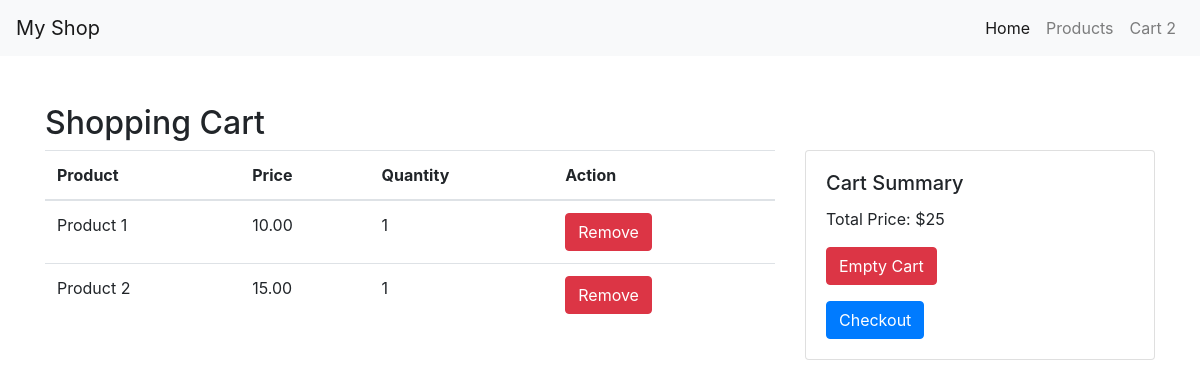
The app's page /cart.php with its own data.
### tables this page shows
CREATE TABLE `cart` (
  `id` int NOT NULL,
  `product_id` int NOT NULL,
  `quantity` int NOT NULL DEFAULT '1'
);

CREATE TABLE `products` (
  `id` int NOT NULL,
  `title` varchar(255) NOT NULL,
  `description` text NOT NULL,
  `price` decimal(10,2) NOT NULL,
  `image` varchar(255) NOT NULL,
  `quantity` int NOT NULL DEFAULT '1'
);

### cart.php (the view, shortened to what this page needs)
<?php
$pdo = ConnectDB();
$quertCart = "SELECT cart.product_id as cart_id, products.title, products.price FROM cart JOIN products ON cart.product_id=products.id";
$stmtCart = $pdo->query($quertCart);
$cartProducts = $stmtCart->fetchAll();
$totalPrice = 0;
foreach($cartProducts as $cartProduct){
  $totalPrice += $cartProduct['price'];
}
?>
<!DOCTYPE html>
<html lang="en">
<head>
  <link rel="stylesheet" href="https://maxcdn.bootstrapcdn.com/bootstrap/4.5.2/css/bootstrap.min.css">
</head>
<body>
  <?php include 'header.php'; ?>
  <div class="container mt-5">
    <h2>Shopping Cart</h2>
    <div class="row">
      <div class="col-md-8">
        <table class="table">
          <thead>
            <tr>
              <th>Product</th>
              <th>Price</th>
              <th>Quantity</th>
              <th>Action</th>
            </tr>
          </thead>
          <tbody>
            <?php foreach($cartProducts as $cartProduct): ?>
            <tr>
              <td><?php echo $cartProduct['title']; ?></td>
              <td><?php echo $cartProduct['price'];?></td>
              <td>1</td>
              <td>
                <form action="remove_from_cart.php" method="post">
                  <button type="submit" class="btn btn-danger">Remove</button>
                </form>
              </td>
            </tr>
            <?php endforeach; ?>
          </tbody>
        </table>
      </div>
      <div class="col-md-4">
        <div class="card">
          <div class="card-body">
            <h5 class="card-title">Cart Summary</h5>
            <p class="card-text">Total Price: <?php echo "$".$totalPrice ?></p>
            <form action="empty_cart.php" method="post">
              <button type="submit" class="btn btn-danger">Empty Cart</button>
            </form>
            <a href="checkout.php" id="checkout" class="btn btn-primary mt-3" onclick="return checkCart()">Checkout</a>
          </div>
        </div>
      </div>
    </div>
  </div>
</body>
</html>

### records on screen
cart: product.title "Product 1", product.price "10.00"
cart: product.title "Product 2", product.price "15.00"

### other values on screen
$result_countProducts['count'] "2"
$totalPrice "25"
